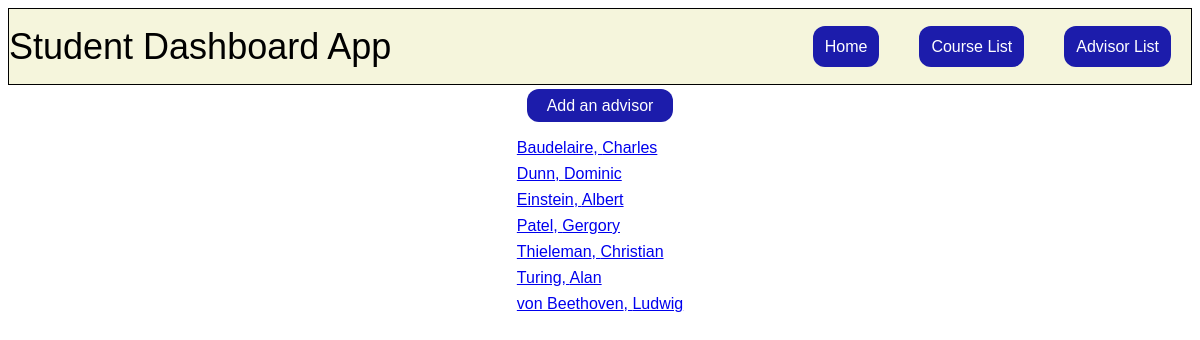
The page /advisor_list on the database its author committed.
### student/models.py (models this page shows, shortened)
class Advisor(models.Model):
    fname = models.CharField(max_length=30)
    lname = models.CharField(max_length=30)
    class Meta:
        ordering = ['lname']

### student/views.py (the view)
# urls.py: path("advisor_list", views.advisor_list, name="advisor_list"),
def advisor_list(request):
    advisors = Advisor.objects.all()
    return render(request, "student/advisor_list.html", {"advisors": advisors})

### student/templates/student/advisor_list.html
{% extends "student/layout.html" %}
{% block body %}
    <div id="advisor-container">
        <div id="add-advisor-btn">
            <a href="{% url 'new_advisor' %}">Add an advisor</a>
        </div>
        <div id="advisor-list-container">
            {% for advisor in advisors %}
            <div class="advisor-link">
                <a href="{% url 'advisor_detail' id=advisor.id %}">{{advisor.lname}}, {{advisor.fname}}</a>
            </div>
        {% endfor %}
        </div>
    </div>
{% endblock %}

### student/static/student/styles.css (style rules this page uses)
body { font-family: 'Gill Sans', 'Gill Sans MT', Calibri, 'Trebuchet MS', sans-serif; }
#advisor-container { display: flex; flex-direction: column; align-items: center; }
#add-advisor-btn { margin-top: 12px; }
#add-advisor-btn a { background-color: rgb(28, 28, 171); padding: 8px 20px; border-radius: 12px; transition-property: background-color; transition-duration: 0.3s; color: white; text-decoration: none; }
#advisor-list-container { margin-top: 24px; display: flex; flex-direction: column; gap: 8px; }
#advisor-container { display: flex; justify-content: center; }

### rows shown on the page
Advisor: lname "Baudelaire", fname "Charles"
Advisor: lname "Dunn", fname "Dominic"
Advisor: lname "Einstein", fname "Albert"
Advisor: lname "Patel", fname "Gergory"
Advisor: lname "Thieleman", fname "Christian"
Advisor: lname "Turing", fname "Alan"
Advisor: lname "von Beethoven", fname "Ludwig"
